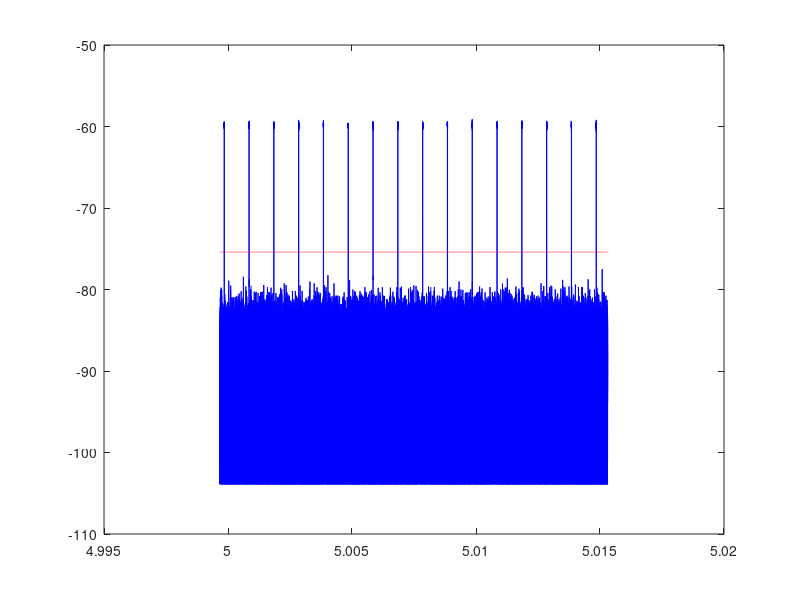

MATLAB code for this plot:
load data_high_snr;

mf = ones(size(data));
threshold = mf' * data.^2;
threshold_in_dbm = 10 * log10(abs(threshold).^2);

dbm_threshold_plot = threshold_in_dbm.*ones(1,max(size(data)));

plot(timet,10*log10(abs(data).^2), 'b');
hold on;
plot(timet,dbm_threshold_plot,'r--');